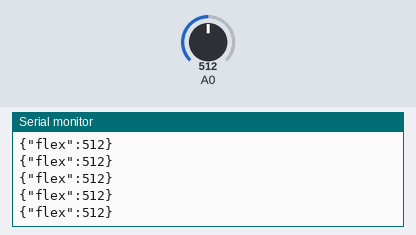
Bench run of a sketch on a simulated Arduino Uno, built with avr-gcc and run on an emulated ATmega328P. Shown: the last lines printed to the serial monitor. Inputs (shaded band) come from the test bench; at power-on: A0 = 512.

Above: at 1.2 s.
1.3 s: A0 set to 716
At 1.9 s:
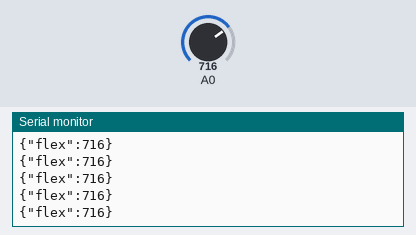
4.3 s: A0 set to 900
At 5.1 s:
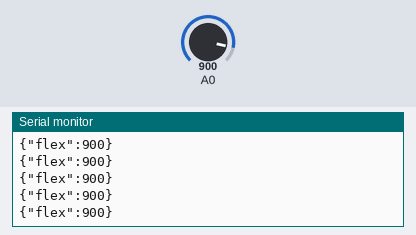
Timing chart, 0 to 7.3 s (numbered marks = the images above; inputs shaded):
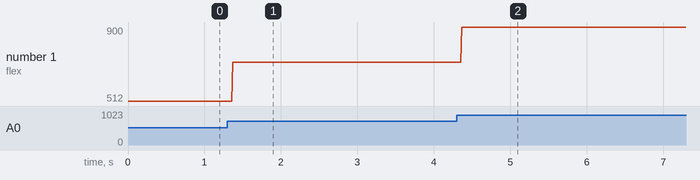

Measured:
- after the input at 1.3 s, the serial monitor: prints a new line after 0.07 s (image 1)
- after the input at 4.3 s, the serial monitor: prints a new line after 0.07 s (image 2)
- plotted number 1: 512 → 716 after the input at 1.3 s, 716 → 900 after the input at 4.3 s

The sketch:

flex_MLsensitive.ino
```cpp
#define flex 0

void setup() {
  Serial.begin(9600);
 }

void loop() {

String json;
  json = "{\"flex\":";
  json = json + analogRead(0);
  json = json + "}";

  Serial.println(json);

}
```
